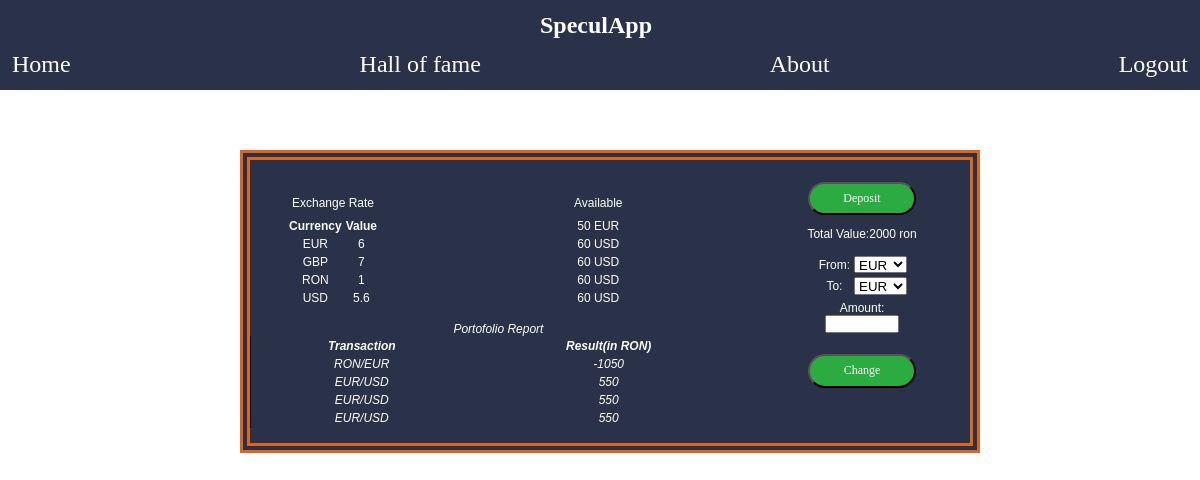
Page /page/Client.php (signed in) on the earlier database version.
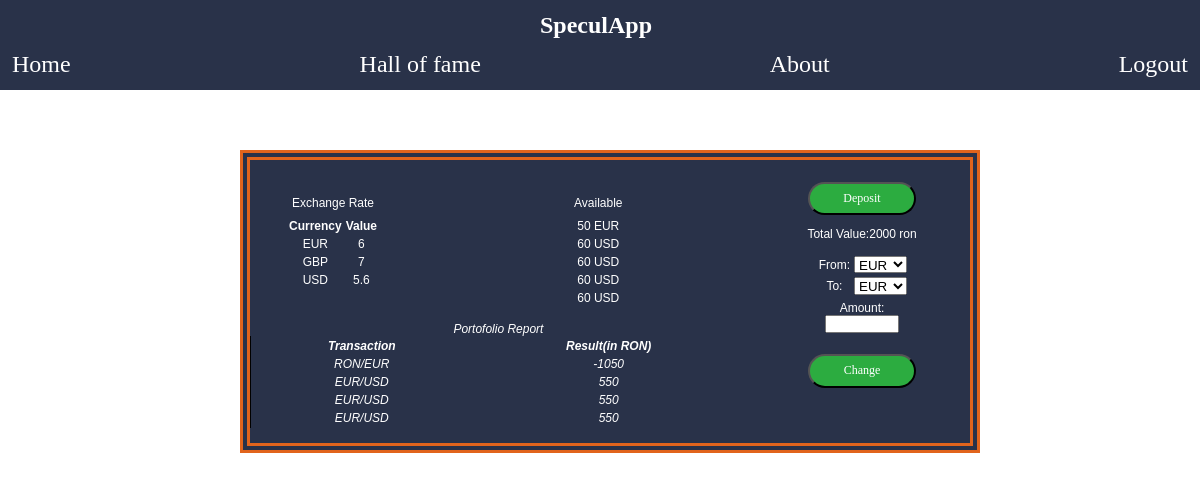
Same page on the later database version.
### tables this page shows
CREATE TABLE `currency` (
  `name` varchar(8) NOT NULL,
  `cur_value` double NOT NULL,
  `min_value` double NOT NULL,
  `max_value` double NOT NULL,
  `update_time` int(11) NOT NULL,
  `last_update` datetime NOT NULL
);

### script/get_rate.php (the view)
<?php
require('db.php');
$sql = "SELECT name, cur_value FROM `currency`";
$result = mysqli_query($con,$sql);
if (mysqli_num_rows($result)>0){
	while ($row=mysqli_fetch_assoc($result)){ ?>
		<tr>
			<td><?php echo $row['name'];?></td>
			<td><?php echo $row['cur_value'];?>
			</td>
		</tr>
	<?php
	}
}
?>

### page/Client.php (shortened to what this page needs)
<!DOCTYPE html>
<html lang="en">
<head>
    <link href="../style/Client.css" type="text/css" rel="stylesheet">
</head>
<body>
<h1 class="container">SpeculApp</h1>
<ul class="container">
    <li><a href="Client.php">Home</a> </li>
    <li><a href="statistics.php">Hall of fame</a></li>
    <li><a href="About.php">About</a></li>
    <li><a href="../script/logout.php">Logout</a></li>
</ul>
<div class="game">
<table class="exchangerate" >
    <caption style="padding-bottom: 0.5em">Exchange Rate</caption>
    <tr>
        <th>Currency</th>
        <th>Value</th>
    </tr>
    <?php require "../script/get_rate.php"?>
</table>
    <table class="budget">
        <caption style="padding-bottom: 0.5em">Available</caption>
        <tr>
            <td>50 EUR</td>
        </tr>
        <tr>
            <td>60 USD</td>
        </tr>
            <tr>
                <td>60 USD</td>
            </tr>
            <tr>
                <td>60 USD</td>
            </tr>
            <tr>
                <td>60 USD</td>
            </tr>
    </table>
<div class="change">
    <form action="Deposit.php"><input  class="deposit" type="submit" value="Deposit"></form>
    <p>Total Value:2000 ron </p>
    <table class="tableconvert">
        <tr>
            <td>From: </td>
            <td> <select style="height: 1.3em; width: 4em;">
                <option value="euro">EUR</option>
            </select></td>
        </tr>
        <tr>
            <td>To: </td>
            <td>  <select style="height: 1.3em; width: 4em;">
                <option value="euro">EUR</option>
            </select></td>
        </tr></table>
    <form>
        Amount: <br>
        <input  style=" height: 0.9em; width: 5em;" type="number"><br>
    </form>
    <form><input class="deposit" type="submit" value="Change"></form>
</div>
    <table class="portofolio">
        <caption>Portofolio Report</caption>
        <Tr>
            <th>Transaction</th>
            <th>Result(in RON)</th>
        </Tr>
        <tr>
            <td>RON/EUR</td>
            <TD>-1050</TD>
        </tr>
        <TR>
            <TD>EUR/USD</TD>
            <TD>550</TD>
        </TR>
            <TR>
                <TD>EUR/USD</TD>
                <TD>550</TD>
            </TR>
            <TR>
                <TD>EUR/USD</TD>
                <TD>550</TD>
            </TR>
    </table>
</div>
</body>
</html>

### style/Client.css (style rules this page uses)
body { margin: 0; padding: 0; }
h1 { padding-left: 45%; padding-right: 30%; font-size: xx-large; margin:0; padding-top:1%; padding-bottom: 1%; }
ul { list-style-type: none; margin: 0; padding: 0; overflow: hidden; background-color: #333; align-items: stretch; display:flex; justify-content: space-between; }
li { float: left; padding-left:1%; padding-right: 1%; }
li a { display: block; color: white; text-align: center; text-decoration: none; }
.container { background-color: #293249; font-family: "Arial Black"; color: white; padding-bottom: 1%; font-size: 2vw; }
.game { border: 0.9em double #E1641C; width: 60%; margin-right: 30%; font-size:1vw; font-family: "Arial"; position: absolute; margin-top: 5%; text-align: center; margin-left: 20%; overflow: hidden; background-color: #293249; color:white; }
.exchangerate { width:25%; height:25%; float:left; margin-top: 5%; margin-right:5%; margin-left:5%; display: inline-block; }
.budget { float: left; margin-top: 5%; margin-left: 10%; }
.change { width: 30%; background-color: #293249; color: white; font-family: "Arial"; float: right; margin-top: auto; }
.tableconvert { display:inline-block; margin-left: 1%; }
.deposit { display: block; background-color: #2cac40; color:white; border-radius: 3.5em; padding: 0.6em 0em; font-size: 1vw; font-family: "Arial Black"; -webkit-transition-duration: 0.4s; transition-duration: 0.4s; margin-left: 25%; margin-top: 10%; width:50% ; height:20%; }
.portofolio { margin-top: 2%; text-align: center; float:left; width: 69%; margin-bottom: 2%; overflow: scroll; border-left: 1px solid black; font-style: italic; }

Differences in the rows shown:
removed currency: name "RON", cur_value "1"
